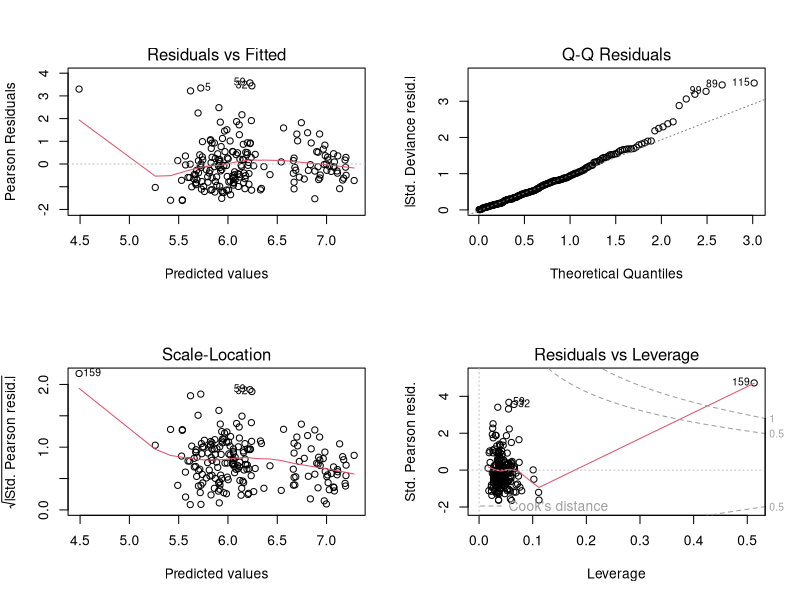
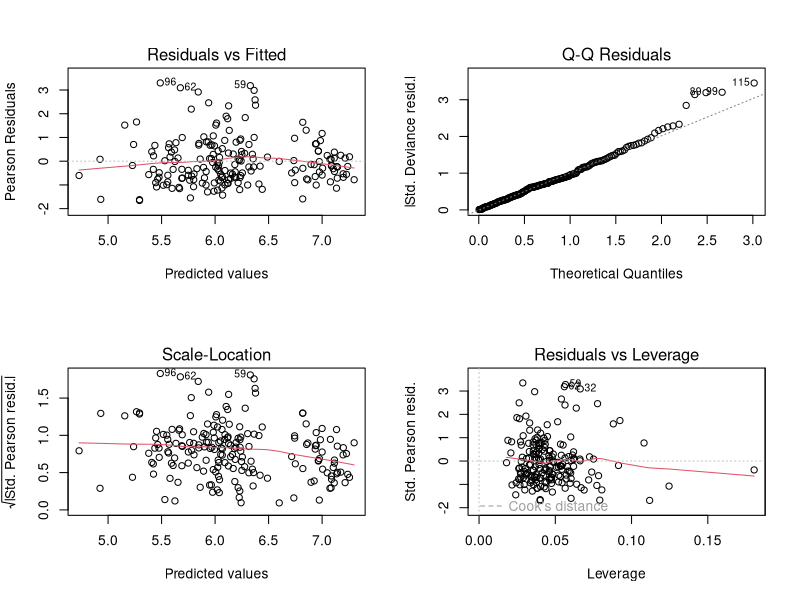

Write the R code that produced these figures, in order.
## ---- chunk 1
options(width = 100)

library(MASS)

dta = read.csv("data/pharynx.csv")

head(dta)

## Poisson Regression Model for Survival Time
mdl = glm(TIME ~ SEX + TX + AGE + COND + SITE + T_STAGE + N_STAGE + STATUS,
          family = poisson(), data = dta)

## Negative Binomial Model for Survival Time
mdl2 = glm.nb(TIME ~ SEX + TX + AGE + COND + SITE + T_STAGE + N_STAGE + STATUS, 
              maxit = 100, data = dta)

## Dispersion paramater > 0 so poisson is not appropriate, negative binomial is a better model
par(mfrow = c(2,2))
plot(mdl2)

## Remove the outlier observation and retrain
dta = dta[-159, ]

mdl.nb = glm.nb(TIME ~ SEX + TX + AGE + COND + SITE + T_STAGE + N_STAGE + STATUS, 
              maxit = 100, data = dta)

summary(mdl.nb)
plot(mdl.nb)

